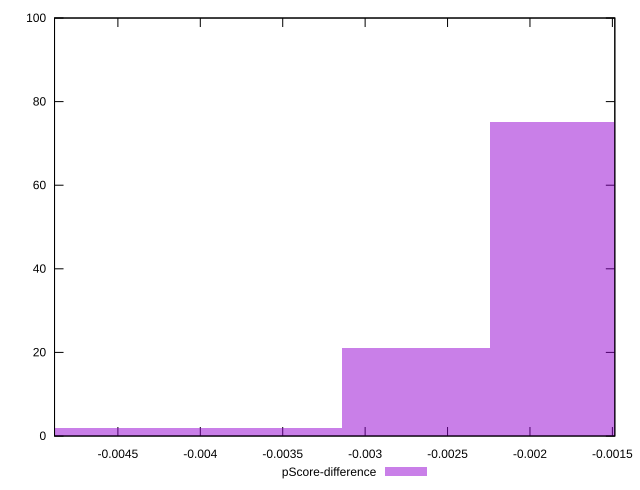

This figure's gnuplot source:
reset

$pScoreDifference <<EOF
-0.004486828642235272 2
-0.0017947314568941086 75
-0.002692097185341163 21
-0.0035894629137882173 2
EOF

set key outside below
set boxwidth 0.0008973657284470543
set xrange [-0.004884394041169249:-0.0014851829109008285]
set yrange [0:100]
set trange [0:100]
set style fill transparent solid 0.5 noborder
set terminal svg size 640, 490 enhanced background rgb 'white'
set output "report_00009_2021-02-08T22-37-41.559Z/first-cpu-idle/samples/pages+cached+noadtech+nomedia+nocss/pScore-difference/histogram.svg"

plot $pScoreDifference title "pScore-difference" with boxes

reset
